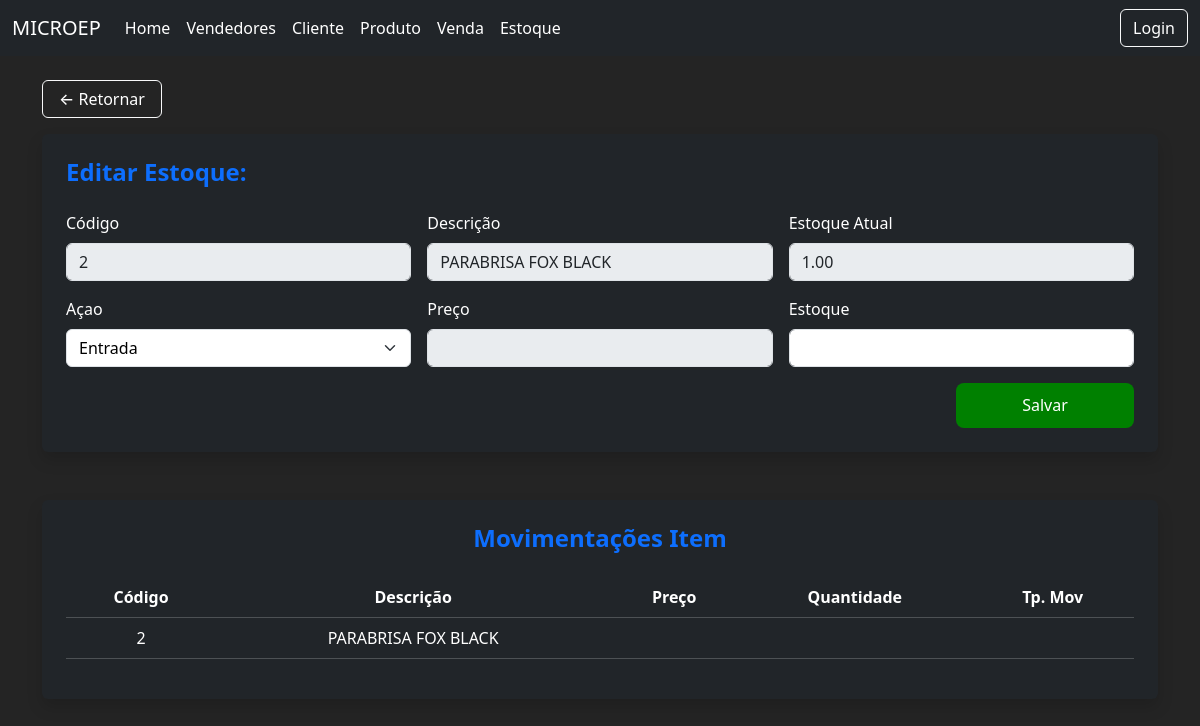
/produtos/4/ajuste/, run on an earlier commit of the app's database.
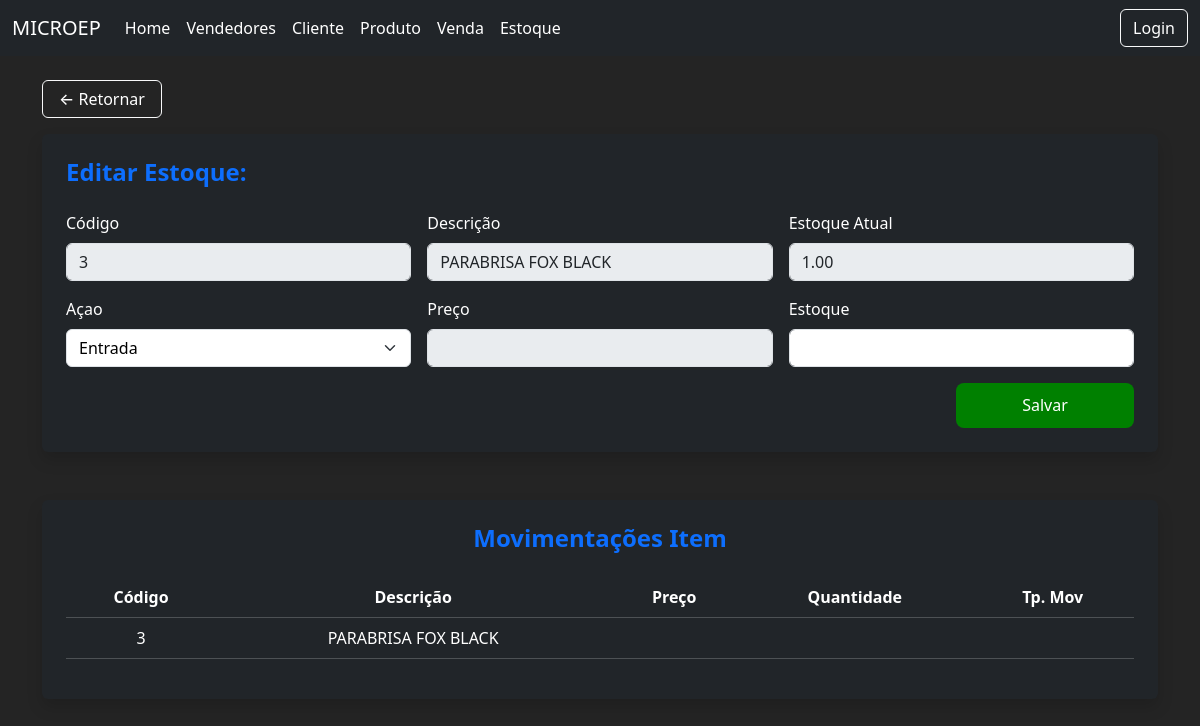
And on a later commit of the database.
### core/models.py (models this page shows, shortened)
class produto(models.Model):
    codigo = models.IntegerField()
    descricao = models.CharField(max_length=100)
    preco = models.DecimalField(max_digits=10,decimal_places=2)
    quantidadeestoque = models.DecimalField(max_digits=10,decimal_places=2,default=0)

### core/views.py (the view, shortened to what this page needs)
# urls.py: path('produtos/<int:id>/ajuste/',views.ajustar_estoque,name='ajustarestoque'),
def ajustar_estoque(request,id):
    erro  = None
    quantidademov = 0
    preco_unitario = 0
    prod = produto.objects.get(id=id)
    preco = request.POST.get("precoalt")
    quantidadeestoque = request.POST.get("estoquealt")
    if quantidadeestoque is not None:
        quantidademov = int(quantidadeestoque)
    if preco is not None:
        preco_unitario = int(preco)
    return render(request,'edicao/editarestoque.html',{'prod':prod,'erro':erro})

### core/templates/edicao/editarestoque.html (shortened to what this page needs)
<!DOCTYPE html>
<html lang="en">
<head>
    {% load static %}
    <link rel="stylesheet" href="{% static 'produtos.css' %}">
</head>
<body>
    {% include 'components/navbar.html' %}
    <div class="container py-4">
        <div class="mb-3">
            <a href="{% url 'produtos' %}" class="btn btn-outline-light px-3">
                ← Retornar
            </a>
        </div>
        <div class="bg-dark text-light rounded shadow p-4 mb-5">
            <h4 class="fw-bold text-primary mb-4">Editar Estoque:</h4>
            <form method="post">
                <div class="row g-3">
                    <div class="col-md-4 ">
                        <label class="form-label">Código</label>
                        <input type="number" name="codigo" value="{{prod.codigo}}" class="form-control disabled" disabled>
                    </div>
                    <div class="col-md-4">
                        <label class="form-label">Descrição</label>
                        <input type="text" name="descricao" value="{{prod.descricao}}" class="form-control disabled" disabled>
                    </div>
                    <div class="col-md-4">
                        <label class="form-label">Estoque Atual</label>
                        <input type="text" value="{{prod.quantidadeestoque}}" class="form-control disabled" disabled>
                    </div>
                    <div class="col-md-4">
                        <label class="form-label">Açao</label>
                        <select id="tipo_mov" class="form-select" required>
                            <option value="1">Entrada</option>
                        </select>
                    </div>
                    <div class="col-md-4 mt-3">
                        <label class="form-label">Preço</label>
                        <input id="inputpreco" type="text" name="precoalt" class="form-control" disabled>
                    </div>
                    <div class="col-md-4 mt-3">
                        <label class="form-label">Estoque</label>
                        <input id="inputestoque" type="text" name="estoquealt" class="form-control">
                    </div>
                    <div class="flex text-end">
                        <button class="checkbutton col-md-2 align-end" type="submit">Salvar</button>
                    </div>
                </div>
            </form>
        </div>
        <div class="bg-dark text-light rounded shadow p-4">
            <h4 class="fw-bold text-primary text-center mb-4">Movimentações Item</h4>
            <table class="table table-dark table-hover align-middle">
                <thead>
                    <tr>
                        <th class="text-center">Código</th>
                        <th class="text-center">Descrição</th>
                        <th class="text-center">Preço</th>
                        <th class="text-center">Quantidade</th>
                        <th class="text-center">Tp. Mov</th>
                    </tr>
                </thead>
                <tbody>
                    <tr>
                        <td class="text-center">{{ prod.codigo }}</td>
                        <td class="text-center">{{ prod.descricao }}</td>
                        <td class="text-center">{{ prod.preco_unitario }}</td>
                        <td class="text-center">{{ prod.quantidade }}</td>
                        <td class="text-center"></td>
                    </tr>
                </tbody>
            </table>
        </div>
    </div>
</body>
</html>

What changed in the data, as far as the page shows it:
changed produto "PARABRISA FOX BLACK": codigo "2" → "3"
